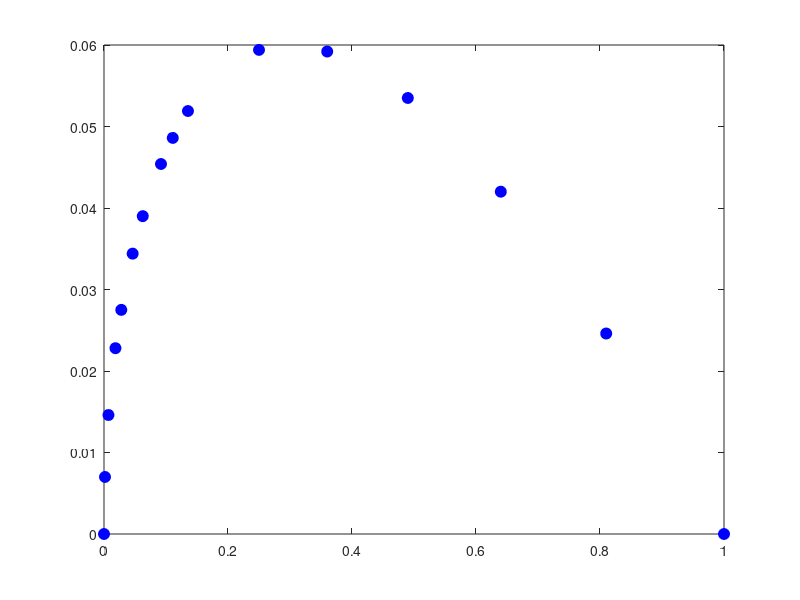

Write MATLAB code to recreate this figure. (Note: this script raises an error after producing the figure.)
x_air = [0.0000, 0.0016, 0.0072, 0.0185, 0.0279, 0.0462, 0.0625, 0.0919, 0.1109, 0.1354, 0.2500, 0.3600, 0.4900, 0.6400, 0.8100, 1.0000];

y_air = [0.0000, 0.0070, 0.0146, 0.0228, 0.0275, 0.0344, 0.0390, 0.0454, 0.0486, 0.0519, 0.0594, 0.0592, 0.0535, 0.0420, 0.0246, 0.0000];

plot(x_air, y_air,'bo','MarkerFaceColor','b','MarkerSize',8);

s = spline(x_air,y_air,X);